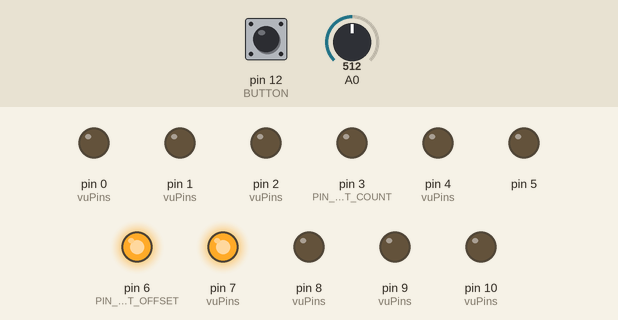
Recording of a sketch running on a simulated Arduino Uno, built with avr-gcc and run on an emulated ATmega328P. Shown: output pins drawn as LEDs (lit = HIGH). Dashed ring = blinking. The test bench sets the inputs (shaded band); at power-on: pin 12 (BUTTON) HIGH, A0 = 512. Random numbers use the default seed unless the sketch sets one.

Above: at 1.2 s.
1.3 s: pin 12 (BUTTON) pulled LOW for 0.15 s
4.4 s: pin 12 (BUTTON) pulled LOW for 0.15 s
At 4.9 s:
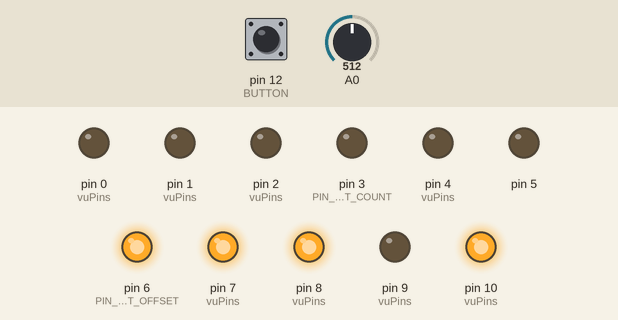
6.0 s: pin 12 (BUTTON) pulled LOW for 0.15 s
At 6.31 s:
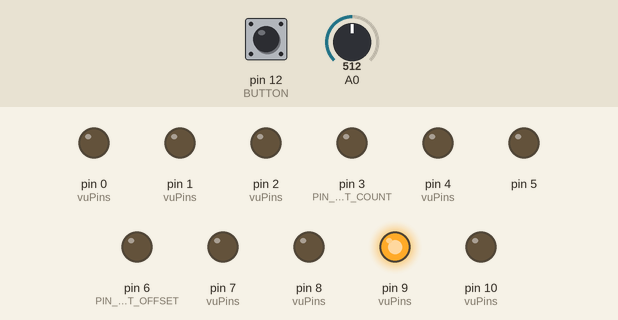
9.0 s: pin 12 (BUTTON) pulled LOW for 0.15 s
At 10.6 s:
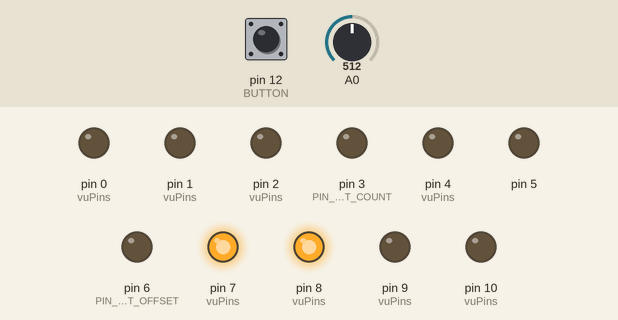
12.1 s: pin 12 (BUTTON) pulled LOW for 0.15 s
At 14.22 s:
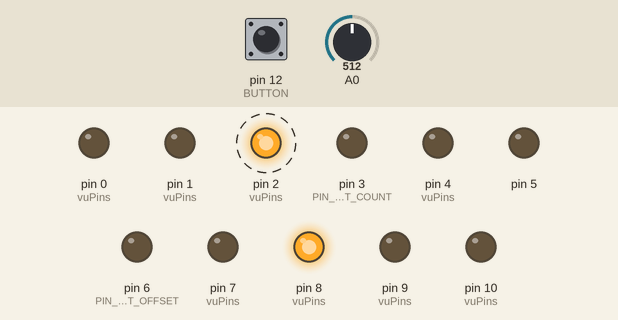
15.1 s: pin 12 (BUTTON) pulsed LOW 2 times (0.12 s each, 0.3 s apart)
Timing chart, 0 to 47.0 s (numbered marks = the images above; inputs shaded):
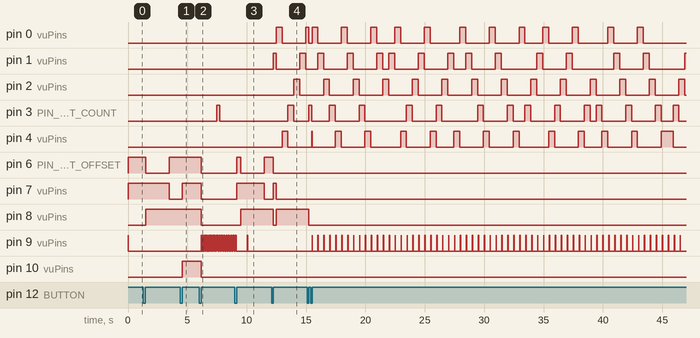

Measured:
- after the input at 4.4 s, pin 10 (vuPins): LOW → HIGH after 0.15 s
- after the input at 6.0 s, pin 3 (PIN_SPOT_COUNT): LOW → HIGH after 1.5 s, → LOW 0.25 s later; pin 6 (PIN_SPOT_OFFSET), pin 7 (vuPins), pin 8 (vuPins), pin 10 (vuPins): HIGH → LOW after 0.15 s; pin 9 (vuPins): goes 22 × (HIGH 0.03 s, LOW 0.03 s), 7 × (HIGH 0.10 s, LOW 0.10 s), HIGH 0.10 s, then LOW, starting after 0.18 s
- after the input at 9.0 s, pin 6 (PIN_SPOT_OFFSET): LOW → HIGH after 0.15 s, → LOW 0.33 s later, → HIGH 2.0 s later; pin 7 (vuPins): LOW → HIGH after 0.15 s, → LOW 2.3 s later; pin 8 (vuPins): LOW → HIGH after 0.48 s
- after the input at 12.1 s, pin 0 (vuPins): LOW → HIGH after 0.38 s, → LOW 0.50 s later, → HIGH 2.0 s later; pin 1 (vuPins): LOW → HIGH after 0.15 s, → LOW 0.22 s later, → HIGH 2.0 s later, → LOW 0.50 s later

The sketch:

Roskilde2012.ino
```cpp
#define SPOT_COUNT 5
#define PIN_SPOT_OFFSET 6
#define PIN_SPOT_COUNT 3
#define FLASH 9
#define LASER 10
#define OUTPUT_PINS 11
#define BUTTON 12

#define BEATS_PER_CONTROL 64
#define SHORT_PRESS_TIME 5
#define LONG_PRESS_TIME 500

static int vuPins[] = {0, 1, 2, 3, 4, 6, 7, 8, 9, 10};
static int  vuSize = 10;

// Button mode state
enum ButtonShortPressMode {
  nextMode,
  beatMode,
  godMode,
  chaosMode
};
ButtonShortPressMode shortPressMode = nextMode;
int longPresSequence = 0;
long shortPressCount = 0;

boolean pins[OUTPUT_PINS] = {false};

//
// ---------- AUX ----------

void allOn(boolean flag) {
    for (int i = 0; i < OUTPUT_PINS; i++) pins[i] = flag;
}

int prng(int x) {
    return ((x * 23413373) % 1337) % 1000;
}

int pRandom(int seed, int from, int to) {
    return (prng(seed) % (to - from)) + from;
}

//
// ---------- INIT ----------

void setup() {
    pinMode(BUTTON, INPUT);
    digitalWrite(BUTTON, HIGH);
    for (int i = 0; i < OUTPUT_PINS; i++) {
        pinMode(i, OUTPUT);
    }
    randomSeed(analogRead(0));
    nextController();
    //Serial.begin(9600);
}

//
// ---------- THE LOOP ----------

unsigned long time;
int beat = 0;
int beatDuration = 500;
int beatTime = 0;
int beatRelativeTime = 0;
unsigned long nextBeatTime = 0;
int maxSoundAjustmentInterval = 10;
unsigned long nextmaxSoundAjustment = 0;
void (*topLevelController) ();
unsigned long lastDownPress = 0;
boolean buttonDown = false;
int soundLevel = 0;
float maxSoundLevel = 400;

void setBeat(int newBeat) {
    beat = newBeat;
    beatTime = millis();
}

void loop() {
    // Track time and set the beat
    time = millis();
    beatRelativeTime = time - beatTime;
    if (time > nextBeatTime) {
        nextBeatTime += beatDuration - time + nextBeatTime;
        setBeat(beat + 1);
    }

    // Lower the max sound level 1 per 10 ms
    if (time > nextmaxSoundAjustment) {
        nextmaxSoundAjustment += maxSoundAjustmentInterval - time + nextmaxSoundAjustment;
        maxSoundLevel -= 0.1;
    }

    // Read sound level
    soundLevel = abs(analogRead(0) - 512);
    maxSoundLevel = max(max(maxSoundLevel, 300), soundLevel);

    // Call a controller
    if (shortPressMode != godMode && shortPressMode != chaosMode) {
        (*topLevelController)();
    }

    // Read button value
    boolean buttonDownBefore = buttonDown;
    int buttonValue = digitalRead(BUTTON);
    if (buttonValue == LOW) buttonDown = true;
    else buttonDown = false;
    if (buttonDown && !buttonDownBefore) lastDownPress = time;

    // Button release
    if (!buttonDown && buttonDownBefore) {
        if (time - lastDownPress > LONG_PRESS_TIME) {
            longPress();
        } else if (time - lastDownPress > SHORT_PRESS_TIME) {
            shortPress();
        }
    }

    // Change pin power
    for (int i = 0; i < OUTPUT_PINS; i++) {
        digitalWrite(i, pins[i]);
    }
}


//
// ---------- Button event handlers ----------

unsigned long trackBeatTime = 0;
void shortPress() {
    if (shortPressMode == nextMode) {
        nextController();
        Serial.println("Next mode");
    } else if (shortPressMode == beatMode) {
        Serial.println("Heartbeat");
        beatDuration = time - trackBeatTime;
        trackBeatTime = time;
        setBeat(beat - (beat % 4) + 4);
        nextBeatTime = time + beatDuration;
    } else if (shortPressMode == godMode) {
        Serial.println("Let there be light!");
        for (int i = 0; i < OUTPUT_PINS; i++) pins[i] = shortPressCount % 2 == 0;
        pins[LASER] = false;
    } else if (shortPressMode == chaosMode) {
        Serial.println("When you wish upon a star...");
        allOn(false);
        int pinSpot = random(PIN_SPOT_OFFSET, PIN_SPOT_OFFSET + PIN_SPOT_COUNT);
        pins[pinSpot] = true;
        int spotCount = random(1, 5);
        for (int n = 0; n < spotCount; n++) {
            int pin = random(0, SPOT_COUNT);
            pins[pin] = true;
        }
    }
    longPresSequence = 0;
    shortPressCount++;
}

void longPress() {
    longPresSequence++;
    if (longPresSequence == 1) {
        Serial.println("Next program mode");
        shortPressMode = nextMode;
    } else if (longPresSequence == 2) {
        Serial.println("Human beat box mode");
        shortPressMode = beatMode;
    } else if (longPresSequence == 3) {
        Serial.println("GOD mode enabled");
        shortPressMode = godMode;
    } else {
        Serial.println("Mysteries are revealed in the light of no reason");
        shortPressMode = chaosMode;
    }
}

//
// ---------- Top Level controllers ----------

void nextController() {
    int n = random(1000);

    if (n < 130) topLevelController = &mixController;
    else if (n < 260) topLevelController = &whiteChillController;
    else if (n < 390) topLevelController = &lukeSkywalkerController;
    else if (n < 500) topLevelController = &crazyShitController;
    else if (n < 600) topLevelController = &vuController;
    else if (n < 700) topLevelController = &ballsNLaserController;
    else if (n < 820) topLevelController = &theWaltsController;
    else topLevelController = &everybodyLovesBenjaminController;

    allOn(false);
    setBeat(beat % 4);
}

void mixController() {
    if (beat % 24 < 12) {
        spotWalkController();
    } else {
        spotReverseWalkController();
    }
    stroboController(30, 470);
    if (beat > BEATS_PER_CONTROL) nextController();
}

void whiteChillController() {
    pinDualSpotWalkController(4);
    stroboController(30, 5000);
    if (beat > BEATS_PER_CONTROL) nextController();
}

void lukeSkywalkerController() {
    laserController();
    aLittleStroboController();
    if (beat > BEATS_PER_CONTROL) nextController();
}

void crazyShitController() {
    beatStrobo(4);
    for (int i = 0; i < SPOT_COUNT; i++) {
        boolean light = beat % 4 == 0
            && beatRelativeTime < beatDuration * 0.5
            && prng(beat) % SPOT_COUNT == i;
        pins[i] = light;
    }
    if (beat > BEATS_PER_CONTROL * 0.5) nextController();
}

void vuController() {
    for (int i = 0; i < vuSize; i++) {
        float factor = 0.99 * ((float)i + 1) / vuSize;
        boolean light = soundLevel > factor * maxSoundLevel;
        pins[vuPins[i]] = light;
    }
    if (beat > BEATS_PER_CONTROL) nextController();
}

void everybodyLovesBenjaminController()  {
    if (beat % 24 < 12) {
        spotWalkController();
        whiteChillController();
    } else {
        spotReverseWalkController();
        stroboController(30, 470);
    }
    if (beat > BEATS_PER_CONTROL) nextController();
}

void ballsNLaserController() {
    allOn(false);
    laserController();
    pinSpotController();
    if (beat > BEATS_PER_CONTROL) nextController();
}

void theWaltsController() {
    allOn(false);
    int seed = beat;
    if (beat % 16 >= 12) {
        seed += 1 + (int)(beatRelativeTime / (beatDuration / 3));
    }
    int pinSpot = pRandom(seed, PIN_SPOT_OFFSET, PIN_SPOT_OFFSET + PIN_SPOT_COUNT);
    pins[pinSpot] = true;
    int spotCount = pRandom(seed, 1, 5);
    for (int n = 0; n < spotCount; n++) {
        int pin = pRandom(seed, 0, SPOT_COUNT);
        pins[pin] = true;
    }

    if (beat > BEATS_PER_CONTROL) nextController();
}

//
// ---------- Spot (MR 16) controllers ----------

void spotWalkController() {
    for (int i = 0; i < SPOT_COUNT; i++) {
        pins[i] = beat % SPOT_COUNT == i;
    }
}

void spotReverseWalkController() {
    for (int i = 0; i < SPOT_COUNT; i++) {
        pins[i] = beat % SPOT_COUNT == SPOT_COUNT - 1 - i;
    }
}


//
// ---------- Flash (strobo) controllers ----------

void stroboController(int onTime, int offTime) {
    int n = time % (onTime + offTime);
    pins[FLASH] = n < onTime;
}

void aLittleStroboController() {
    int onTime = 500;
    int offTime = 8000;
    int n = time % (onTime + offTime);
    if (n < onTime) {
        stroboController(30, 90);
    }
}

void beatStrobo(int slowFactor) {
   int onTime = (prng(beat / slowFactor) % 100) + 30;
   int offTime = onTime;
   stroboController(onTime, offTime);
}


//
// ---------- Pin spot controllers ----------

void pinDualSpotWalkController(int slowFactor) {
    for (int i = 0; i < PIN_SPOT_COUNT; i++) {
        boolean flag = (beat / slowFactor) % PIN_SPOT_COUNT == i || (beat / slowFactor + 1) % PIN_SPOT_COUNT == i;
        pins[i + PIN_SPOT_OFFSET] = flag;
    }
}

void pinSpotController() {
    for (int i = 0; i < PIN_SPOT_COUNT; i++) {
        pins[i + PIN_SPOT_OFFSET] = true;
    }
}

//
// ---------- Laser spot controllers ----------

void laserController() {
    pins[LASER] = true;
}
```
